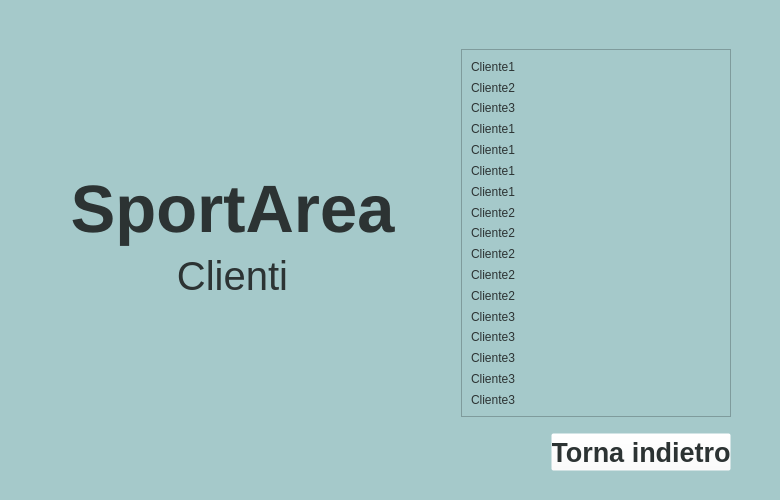
<?xml version="1.0" encoding="UTF-8"?>
<ui version="4.0">
 <class>MainWindow</class>
 <widget class="QMainWindow" name="MainWindow">
  <property name="geometry">
   <rect>
    <x>0</x>
    <y>0</y>
    <width>780</width>
    <height>500</height>
   </rect>
  </property>
  <property name="minimumSize">
   <size>
    <width>780</width>
    <height>500</height>
   </size>
  </property>
  <property name="windowTitle">
   <string>MainWindow</string>
  </property>
  <widget class="QWidget" name="centralwidget">
   <property name="minimumSize">
    <size>
     <width>780</width>
     <height>500</height>
    </size>
   </property>
   <layout class="QGridLayout" name="gridLayout">
    <property name="leftMargin">
     <number>0</number>
    </property>
    <property name="topMargin">
     <number>0</number>
    </property>
    <property name="rightMargin">
     <number>0</number>
    </property>
    <property name="bottomMargin">
     <number>0</number>
    </property>
    <item row="0" column="0">
     <widget class="QWidget" name="widget" native="true">
      <property name="minimumSize">
       <size>
        <width>780</width>
        <height>500</height>
       </size>
      </property>
      <property name="styleSheet">
       <string notr="true">background-color: rgb(165, 201, 202);</string>
      </property>
      <layout class="QHBoxLayout" name="horizontalLayout_4">
       <property name="leftMargin">
        <number>0</number>
       </property>
       <property name="topMargin">
        <number>0</number>
       </property>
       <property name="rightMargin">
        <number>0</number>
       </property>
       <property name="bottomMargin">
        <number>0</number>
       </property>
       <item>
        <layout class="QHBoxLayout" name="horizontalLayout_3">
         <item>
          <spacer name="horizontalSpacer_5">
           <property name="orientation">
            <enum>Qt::Horizontal</enum>
           </property>
           <property name="sizeType">
            <enum>QSizePolicy::MinimumExpanding</enum>
           </property>
           <property name="sizeHint" stdset="0">
            <size>
             <width>70</width>
             <height>20</height>
            </size>
           </property>
          </spacer>
         </item>
         <item>
          <layout class="QVBoxLayout" name="verticalLayout_4">
           <item>
            <widget class="QLabel" name="title">
             <property name="font">
              <font>
               <family>Arial</family>
               <pointsize>50</pointsize>
               <weight>75</weight>
               <bold>true</bold>
              </font>
             </property>
             <property name="styleSheet">
              <string notr="true">
color:rgb(44, 51, 51);</string>
             </property>
             <property name="text">
              <string>SportArea</string>
             </property>
             <property name="alignment">
              <set>Qt::AlignBottom|Qt::AlignHCenter</set>
             </property>
            </widget>
           </item>
           <item>
            <widget class="QLabel" name="title2">
             <property name="font">
              <font>
               <family>Arial</family>
               <pointsize>30</pointsize>
              </font>
             </property>
             <property name="styleSheet">
              <string notr="true">
color:rgb(44, 51, 51);</string>
             </property>
             <property name="text">
              <string>Clienti</string>
             </property>
             <property name="alignment">
              <set>Qt::AlignHCenter|Qt::AlignTop</set>
             </property>
            </widget>
           </item>
          </layout>
         </item>
         <item>
          <spacer name="horizontalSpacer_10">
           <property name="orientation">
            <enum>Qt::Horizontal</enum>
           </property>
           <property name="sizeType">
            <enum>QSizePolicy::Expanding</enum>
           </property>
           <property name="sizeHint" stdset="0">
            <size>
             <width>40</width>
             <height>20</height>
            </size>
           </property>
          </spacer>
         </item>
        </layout>
       </item>
       <item>
        <layout class="QHBoxLayout" name="horizontalLayout_2">
         <item>
          <spacer name="horizontalSpacer">
           <property name="orientation">
            <enum>Qt::Horizontal</enum>
           </property>
           <property name="sizeType">
            <enum>QSizePolicy::Minimum</enum>
           </property>
           <property name="sizeHint" stdset="0">
            <size>
             <width>40</width>
             <height>20</height>
            </size>
           </property>
          </spacer>
         </item>
         <item>
          <widget class="QWidget" name="widget_4" native="true">
           <layout class="QVBoxLayout" name="verticalLayout_3">
            <item>
             <spacer name="verticalSpacer_2">
              <property name="orientation">
               <enum>Qt::Vertical</enum>
              </property>
              <property name="sizeType">
               <enum>QSizePolicy::Minimum</enum>
              </property>
              <property name="sizeHint" stdset="0">
               <size>
                <width>0</width>
                <height>40</height>
               </size>
              </property>
             </spacer>
            </item>
            <item>
             <widget class="QScrollArea" name="scrollArea_clienti">
              <property name="minimumSize">
               <size>
                <width>270</width>
                <height>0</height>
               </size>
              </property>
              <property name="font">
               <font>
                <family>Arial</family>
                <pointsize>16</pointsize>
               </font>
              </property>
              <property name="widgetResizable">
               <bool>true</bool>
              </property>
              <widget class="QWidget" name="scrollAreaWidgetContents">
               <property name="geometry">
                <rect>
                 <x>0</x>
                 <y>0</y>
                 <width>253</width>
                 <height>475</height>
                </rect>
               </property>
               <layout class="QVBoxLayout" name="verticalLayout">
                <item>
                 <widget class="QLabel" name="label_cliente">
                  <property name="styleSheet">
                   <string notr="true">font: 16px bold &quot;Arial&quot;;
color:rgb(44, 51, 51);</string>
                  </property>
                  <property name="text">
                   <string>Cliente1</string>
                  </property>
                 </widget>
                </item>
                <item>
                 <widget class="QLabel" name="label_6">
                  <property name="styleSheet">
                   <string notr="true">font: 16px bold &quot;Arial&quot;;
color:rgb(44, 51, 51);</string>
                  </property>
                  <property name="text">
                   <string>Cliente2</string>
                  </property>
                 </widget>
                </item>
                <item>
                 <widget class="QLabel" name="label_7">
                  <property name="styleSheet">
                   <string notr="true">font: 16px bold &quot;Arial&quot;;
color:rgb(44, 51, 51);</string>
                  </property>
                  <property name="text">
                   <string>Cliente3</string>
                  </property>
                 </widget>
                </item>
                <item>
                 <widget class="QLabel" name="label_21">
                  <property name="styleSheet">
                   <string notr="true">font: 16px bold &quot;Arial&quot;;
color:rgb(44, 51, 51);</string>
                  </property>
                  <property name="text">
                   <string>Cliente1</string>
                  </property>
                 </widget>
                </item>
                <item>
                 <widget class="QLabel" name="label_15">
                  <property name="styleSheet">
                   <string notr="true">font: 16px bold &quot;Arial&quot;;
color:rgb(44, 51, 51);</string>
                  </property>
                  <property name="text">
                   <string>Cliente1</string>
                  </property>
                 </widget>
                </item>
                <item>
                 <widget class="QLabel" name="label_12">
                  <property name="styleSheet">
                   <string notr="true">font: 16px bold &quot;Arial&quot;;
color:rgb(44, 51, 51);</string>
                  </property>
                  <property name="text">
                   <string>Cliente1</string>
                  </property>
                 </widget>
                </item>
                <item>
                 <widget class="QLabel" name="label_9">
                  <property name="styleSheet">
                   <string notr="true">font: 16px bold &quot;Arial&quot;;
color:rgb(44, 51, 51);</string>
                  </property>
                  <property name="text">
                   <string>Cliente1</string>
                  </property>
                 </widget>
                </item>
                <item>
                 <widget class="QLabel" name="label_20">
                  <property name="styleSheet">
                   <string notr="true">font: 16px bold &quot;Arial&quot;;
color:rgb(44, 51, 51);</string>
                  </property>
                  <property name="text">
                   <string>Cliente2</string>
                  </property>
                 </widget>
                </item>
                <item>
                 <widget class="QLabel" name="label_17">
                  <property name="styleSheet">
                   <string notr="true">font: 16px bold &quot;Arial&quot;;
color:rgb(44, 51, 51);</string>
                  </property>
                  <property name="text">
                   <string>Cliente2</string>
                  </property>
                 </widget>
                </item>
                <item>
                 <widget class="QLabel" name="label_14">
                  <property name="styleSheet">
                   <string notr="true">font: 16px bold &quot;Arial&quot;;
color:rgb(44, 51, 51);</string>
                  </property>
                  <property name="text">
                   <string>Cliente2</string>
                  </property>
                 </widget>
                </item>
                <item>
                 <widget class="QLabel" name="label_11">
                  <property name="styleSheet">
                   <string notr="true">font: 16px bold &quot;Arial&quot;;
color:rgb(44, 51, 51);</string>
                  </property>
                  <property name="text">
                   <string>Cliente2</string>
                  </property>
                 </widget>
                </item>
                <item>
                 <widget class="QLabel" name="label_8">
                  <property name="styleSheet">
                   <string notr="true">font: 16px bold &quot;Arial&quot;;
color:rgb(44, 51, 51);</string>
                  </property>
                  <property name="text">
                   <string>Cliente2</string>
                  </property>
                 </widget>
                </item>
                <item>
                 <widget class="QLabel" name="label_22">
                  <property name="styleSheet">
                   <string notr="true">font: 16px bold &quot;Arial&quot;;
color:rgb(44, 51, 51);</string>
                  </property>
                  <property name="text">
                   <string>Cliente3</string>
                  </property>
                 </widget>
                </item>
                <item>
                 <widget class="QLabel" name="label_19">
                  <property name="styleSheet">
                   <string notr="true">font: 16px bold &quot;Arial&quot;;
color:rgb(44, 51, 51);</string>
                  </property>
                  <property name="text">
                   <string>Cliente3</string>
                  </property>
                 </widget>
                </item>
                <item>
                 <widget class="QLabel" name="label_16">
                  <property name="styleSheet">
                   <string notr="true">font: 16px bold &quot;Arial&quot;;
color:rgb(44, 51, 51);</string>
                  </property>
                  <property name="text">
                   <string>Cliente3</string>
                  </property>
                 </widget>
                </item>
                <item>
                 <widget class="QLabel" name="label_13">
                  <property name="styleSheet">
                   <string notr="true">font: 16px bold &quot;Arial&quot;;
color:rgb(44, 51, 51);</string>
                  </property>
                  <property name="text">
                   <string>Cliente3</string>
                  </property>
                 </widget>
                </item>
                <item>
                 <widget class="QLabel" name="label_10">
                  <property name="styleSheet">
                   <string notr="true">font: 16px bold &quot;Arial&quot;;
color:rgb(44, 51, 51);</string>
                  </property>
                  <property name="text">
                   <string>Cliente3</string>
                  </property>
                 </widget>
                </item>
               </layout>
              </widget>
             </widget>
            </item>
            <item>
             <spacer name="verticalSpacer">
              <property name="orientation">
               <enum>Qt::Vertical</enum>
              </property>
              <property name="sizeType">
               <enum>QSizePolicy::Minimum</enum>
              </property>
              <property name="sizeHint" stdset="0">
               <size>
                <width>20</width>
                <height>10</height>
               </size>
              </property>
             </spacer>
            </item>
            <item>
             <layout class="QHBoxLayout" name="horizontalLayout">
              <item>
               <spacer name="horizontalSpacer_9">
                <property name="orientation">
                 <enum>Qt::Horizontal</enum>
                </property>
                <property name="sizeType">
                 <enum>QSizePolicy::Expanding</enum>
                </property>
                <property name="sizeHint" stdset="0">
                 <size>
                  <width>15</width>
                  <height>20</height>
                 </size>
                </property>
               </spacer>
              </item>
              <item>
               <widget class="QPushButton" name="pushButton_back">
                <property name="minimumSize">
                 <size>
                  <width>180</width>
                  <height>0</height>
                 </size>
                </property>
                <property name="font">
                 <font>
                  <family>Arial</family>
                  <pointsize>20</pointsize>
                  <weight>75</weight>
                  <bold>true</bold>
                 </font>
                </property>
                <property name="styleSheet">
                 <string notr="true">QPushButton
{

background-color: rgba(255, 255, 255, 0);
color:rgb(44, 51, 51);
height:30px;
width:55px;
}
QPushButton:hover
{
text-decoration: underline solid;
background-color: rgba(255, 255, 255, 0);
color: rgb(52, 119, 134);
height:30px;
width:55px;
}
QPushButton:pressed
{

color:rgb(44, 51, 51);
height:30px;
width:55px;
}

</string>
                </property>
                <property name="text">
                 <string>Torna indietro</string>
                </property>
                <property name="icon">
                 <iconset resource="test.qrc">
                  <normaloff>:/icons/icons/reply.png</normaloff>:/icons/icons/reply.png</iconset>
                </property>
                <property name="iconSize">
                 <size>
                  <width>20</width>
                  <height>20</height>
                 </size>
                </property>
               </widget>
              </item>
             </layout>
            </item>
            <item>
             <spacer name="verticalSpacer_3">
              <property name="orientation">
               <enum>Qt::Vertical</enum>
              </property>
              <property name="sizeType">
               <enum>QSizePolicy::Minimum</enum>
              </property>
              <property name="sizeHint" stdset="0">
               <size>
                <width>20</width>
                <height>20</height>
               </size>
              </property>
             </spacer>
            </item>
           </layout>
          </widget>
         </item>
         <item>
          <spacer name="horizontalSpacer_6">
           <property name="orientation">
            <enum>Qt::Horizontal</enum>
           </property>
           <property name="sizeType">
            <enum>QSizePolicy::Minimum</enum>
           </property>
           <property name="sizeHint" stdset="0">
            <size>
             <width>40</width>
             <height>17</height>
            </size>
           </property>
          </spacer>
         </item>
        </layout>
       </item>
      </layout>
     </widget>
    </item>
   </layout>
  </widget>
 </widget>
 <resources>
  <include location="test.qrc"/>
 </resources>
 <connections/>
</ui>
